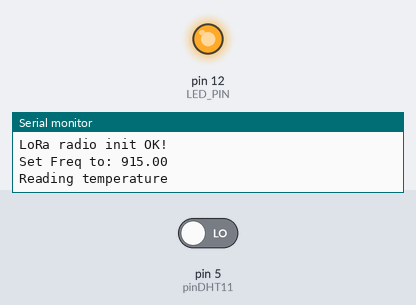
The sketch below on a simulated Arduino Uno, built with avr-gcc and run on an emulated ATmega328P. Shown: output pins drawn as LEDs (lit = HIGH), the last lines printed to the serial monitor. Inputs (shaded band) come from the test bench; at power-on: pin 5 (pinDHT11) LOW. No radio packets arrive unless stated; pins used as bus, display or sensor lines are not drawn.

Above: at 2.19 s.
At 4.3 s:
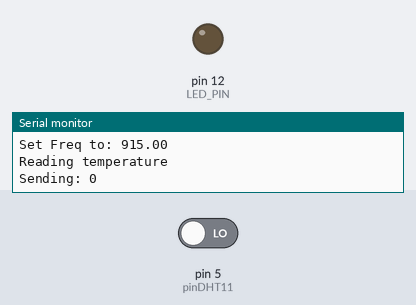
Timing chart, 0 to 7.5 s (numbered marks = the images above):
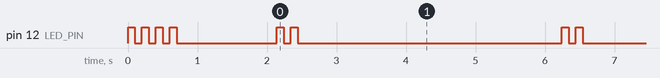

The sketch:

temp_plus_lora_radio_v1.ino
```cpp
// LoRa 9x_TX
// -*- mode: C++ -*-
// Example sketch showing how to create a simple messaging client (transmitter)
// with the RH_RF95 class. RH_RF95 class does not provide for addressing or
// reliability, so you should only use RH_RF95 if you do not need the higher
// level messaging abilities.
// It is designed to work with the other example LoRa9x_RX

#include <SPI.h>
#include <RH_RF95.h>
#include "TempatureSensor.h"
//arduino
// for DHT11,
//      VCC: 5V or 3V
//      GND: GND
//      DATA: 2

//use with adafruit adalogger
// for DHT11,
//      VCC: 3.3V or 3V
//      GND: GND
//      DATA: 5

#define RFM95_CS 9
#define RFM95_RST 6
#define RFM95_INT 10
//OLD pinout
//----------------------------
// 13 - SCK
// 12 - MISO
// 11 - MOSI
// 10 - G0
// 09 - CS
// 06 - RST
// 05 - USED by humidiy sensor
//----------------------------

//Current pinout
//----------------------------
//SCK - SCK
//MISO - MISO
//MOSI - MOSI
// 12 - +LED indecator
// 10 - G0 (INT a interrupt pin)
// 09 - CS
// 06 - RST
// 05 - USED by humidiy sensor
//----------------------------

// Change to 434.0 or other frequency, must match RX's freq!
#define RF95_FREQ 915.0

// Singleton instance of the radio driver
RH_RF95 rf95(RFM95_CS, RFM95_INT);

int LED_PIN = 12;
int pinDHT11 = 5;//used with the temperature sensor


char * set_packet_message(String message, int packet_length) {
  if (message.length() > packet_length) {
    blink_code(6);
    Serial.print("Error: message is larger than packet size. must be under : in size");
    Serial.print(packet_length);
    Serial.print("in size");
    return "error";
  } else {
    const int PACKET_LENGTH = packet_length;
    char radiopacket[PACKET_LENGTH] = "70  100            ";
    //    itoa(packetnum++, radiopacket + 4, 10);
    //  Serial.print("Sending ");
    String message = "70";
    for (int i = 0; i < message.length() - 1; i++) {
      radiopacket[i] = message[i];
    }
    radiopacket[message.length()] = '\0';
    return radiopacket;
  }
}

// DHT11 sampling rate is 1HZ.

TempatureSensor sensor(pinDHT11);
void setup()
{

  pinMode(LED_PIN, OUTPUT);
  blink_code(4);
  pinMode(RFM95_RST, OUTPUT);
  digitalWrite(RFM95_RST, HIGH);

  //  while (!Serial);
  Serial.begin(9600);
  delay(100);

  Serial.println("Arduino LoRa TX Test!");

  // manual reset
  digitalWrite(RFM95_RST, LOW);
  delay(10);
  digitalWrite(RFM95_RST, HIGH);
  delay(10);

  while (!rf95.init()) {
    Serial.println("LoRa radio init failed");
    while (1);
  }
  Serial.println("LoRa radio init OK!");

  // Defaults after init are 434.0MHz, modulation GFSK_Rb250Fd250, +13dbM
  if (!rf95.setFrequency(RF95_FREQ)) {
    Serial.println("setFrequency failed");
    while (1);
  }
  Serial.print("Set Freq to: "); Serial.println(RF95_FREQ);

  // Defaults after init are 434.0MHz, 13dBm, Bw = 125 kHz, Cr = 4/5, Sf = 128chips/symbol, CRC on

  // The default transmitter power is 13dBm, using PA_BOOST.
  // If you are using RFM95/96/97/98 modules which uses the PA_BOOST transmitter pin, then
  // you can set transmitter powers from 5 to 23 dBm:
  rf95.setTxPower(23, false);
}

int16_t packetnum = 99;  // packet counter, we increment per xmission

void loop()
{
  if (sensor.update()) {
    int temp = sensor.read();

    const int PACKET_LENGTH = 20;
    char radiopacket[PACKET_LENGTH] = "70  100            ";
    itoa(temp, radiopacket, 10);
    //  Serial.print("Sending ");
//    String message = "70";
//    for (int i = 0; i <= message.length() - 1; i++) {
//      radiopacket[i] = message[i];
//    }

    blink_code(2);
    Serial.print("Sending: "); Serial.println(radiopacket);
    delay(10);
    rf95.send((uint8_t *)radiopacket, 20);

    //  Serial.print(".");
    delay(10);
    rf95.waitPacketSent();
    // Now wait for a reply
    //  uint8_t buf[RH_RF95_MAX_MESSAGE_LEN];
    //  uint8_t len = sizeof(buf);

    //  Serial.println("."); delay(10);

    delay(2000);
  }
}


// blink out an error code
void blink_code(uint8_t errno) {

  uint8_t i;
  for (i = 0; i < errno; i++) {
    digitalWrite(LED_PIN, HIGH);
    delay(100);
    digitalWrite(LED_PIN, LOW);
    delay(100);
  }
  for (i = errno; i < 10; i++) {
    delay(200);
  }
}
```

SimpleDHT_LOCAL_VERSION.cpp
```cpp
// (licence header left out)
#include "SimpleDHT_LOCAL_VERSION.h"

int SimpleDHT11::confirm(int pin, int us, byte level) {
    // wait one more count to ensure.
    int cnt = us / 10 + 1;

    bool ok = false;
    for (int i = 0; i < cnt; i++) {
        if (digitalRead(pin) != level) {
            ok = true;
            break;
        }
        delayMicroseconds(10);
    }

    if (!ok) {
        return -1;
    }
    return 0;
}

byte SimpleDHT11::bits2byte(byte data[8]) {
    byte v = 0;
    for (int i = 0; i < 8; i++) {
        v += data[i] << (7 - i);
    }
    return v;
}

int SimpleDHT11::sample(int pin, byte data[40]) {
    // empty output data.
    memset(data, 0, 40);

    // notify DHT11 to start:
    //    1. PULL LOW 20ms.
    //    2. PULL HIGH 20-40us.
    //    3. SET TO INPUT.
    pinMode(pin, OUTPUT);
    digitalWrite(pin, LOW);
    delay(20);
    digitalWrite(pin, HIGH);
    delayMicroseconds(30);
    pinMode(pin, INPUT);

    // DHT11 starting:
    //    1. PULL LOW 80us
    //    2. PULL HIGH 80us
    if (confirm(pin, 80, LOW)) {
        return 100;
    }
    if (confirm(pin, 80, HIGH)) {
        return 101;
    }

    // DHT11 data transmite:
    //    1. 1bit start, PULL LOW 50us
    //    2. PULL HIGH 26-28us, bit(0)
    //    3. PULL HIGH 70us, bit(1)
    for (int j = 0; j < 40; j++) {
        if (confirm(pin, 50, LOW)) {
            return 102;
        }

        // read a bit, should never call method,
        // for the method call use more than 20us,
        // so it maybe failed to detect the bit0.
        bool ok = false;
        int tick = 0;
        for (int i = 0; i < 8; i++, tick++) {
            if (digitalRead(pin) != HIGH) {
                ok = true;
                break;
            }
            delayMicroseconds(10);
        }
        if (!ok) {
            return 103;
        }
        data[j] = (tick > 3? 1:0);
    }

    // DHT11 EOF:
    //    1. PULL LOW 50us.
    if (confirm(pin, 50, LOW)) {
        return 104;
    }

    return 0;
}

int SimpleDHT11::parse(byte data[40], byte* ptemperature, byte* phumidity) {
    byte humidity = bits2byte(data);
    byte humidity2 = bits2byte(data + 8);
    byte temperature = bits2byte(data + 16);
    byte temperature2 = bits2byte(data + 24);
    byte check = bits2byte(data + 32);
    byte expect = humidity + humidity2 + temperature + temperature2;
    if (check != expect) {
        return 105;
    }
    *ptemperature = temperature;
    *phumidity = humidity;
    return 0;
}

int SimpleDHT11::read(int pin, byte* ptemperature, byte* phumidity, byte pdata[40]) {
    int ret = 0;

    byte data[40] = {0};
    if ((ret = sample(pin, data)) != 0) {
        return ret;
    }

    byte temperature = 0;
    byte humidity = 0;
    if ((ret = parse(data, &temperature, &humidity)) != 0) {
        return ret;
    }

    if (pdata) {
        memcpy(pdata, data, 40);
    }
    if (ptemperature) {
        *ptemperature = temperature;
    }
    if (phumidity) {
        *phumidity = humidity;
    }

    return ret;
}
```

SimpleDHT_LOCAL_VERSION.h
```cpp
// (licence header left out)
#ifndef __SIMPLE_DHT_H
#define __SIMPLE_DHT_H

#include <Arduino.h>

/*
    Simple DHT11

    Simple, Stable and Fast DHT11 library.

    The circuit:
    * VCC: 5V or 3V
    * GND: GND
    * DATA: Digital ping, for example, 2.

    23 Jan 2016 By winlin <winlin@vip.126.com>

    https://github.com/winlinvip/SimpleDHT#usage

*/
class SimpleDHT11 {
public:
    // to read from dht11.
    // @param pin the DHT11 pin.
    // @param ptemperature output, NULL to igore.
    // @param phumidity output, NULL to ignore.
    // @param pdata output 40bits sample, NULL to ignore.
    // @remark the min delay for this method is 1s.
    int read(int pin, byte* ptemperature, byte* phumidity, byte pdata[40]);
private:
    // confirm the OUTPUT is level in us,
    // for example, when DHT11 start sample, it will
    //    1. PULL LOW 80us, call confirm(pin, 80, LOW)
    //    2. PULL HIGH 80us, call confirm(pin, 80, HIGH)
    // @return 0 success; oterwise, error.
    // @remark should never used to read bits,
    //    for function call use more time, maybe never got bit0.
    // @remark please use simple_dht11_read().
    int confirm(int pin, int us, byte level);
    // @data the bits of a byte.
    // @remark please use simple_dht11_read().
    byte bits2byte(byte data[8]);
    // read temperature and humidity from dht11.
    // @param pin the pin for DHT11, for example, 2.
    // @param data a byte[40] to read bits to 5bytes.
    // @return 0 success; otherwise, error.
    // @remark please use simple_dht11_read().
    int sample(int pin, byte data[40]);
    // parse the 40bits data to temperature and humidity.
    // @remark please use simple_dht11_read().
    int parse(byte data[40], byte* ptemperature, byte* phumidity);
};

#endif
```

TempatureSensor.cpp
```cpp
#include "Arduino.h"
#include "TempatureSensor.h"
#include "SimpleDHT_LOCAL_VERSION.h"

TempatureSensor::TempatureSensor(int pin)
{
  pinMode(pin, OUTPUT);
  _pin = pin;
  //instancate temperature sensor, and set to local variable
  SimpleDHT11 dht11;
  tempsensor =  dht11;

}
int TempatureSensor::read(){
  return temp;
}

bool TempatureSensor::isUpdated(){
  return updated;
}
//NOTE :DHT11 sampling rate is 1HZ.
void TempatureSensor::_update()
{
  Serial.println("Reading temperature");
  byte temperature = 0;
  byte humidity = 0;
  //note: the sensor only reads every 1 second, so dont set
  //tempature_val untill it gets a new reading,(just return out of
  //the function
  if (tempsensor.read(_pin, &temperature, &humidity, NULL)) {
    updated = true;
    return ;
  }
  updated = false;
  temp =  (int)temperature;
}
bool TempatureSensor::update()
{
  _update();
  return updated;
}
```

TempatureSensor.h
```cpp
//  TempatureSensor wrapper around the dhll library
//   Created by Oran C, 2020/03/07
//   Released into the public domain.

#ifndef TempatureSensor_h
#define TempatureSensor_h

#include "Arduino.h"
#include "SimpleDHT_LOCAL_VERSION.h"

class TempatureSensor
{
  public:
    TempatureSensor(int pin);
    bool update();
    int read();
    bool isUpdated();
  private:
    void _update();
    int _pin;
    int temp;
    bool updated;
    SimpleDHT11 tempsensor;
};

#endif
```

Measured:
- by itself, pin 12 (LED_PIN): HIGH → LOW at 0.10 s, → HIGH 0.10 s later, → LOW 0.10 s later, → HIGH 0.10 s later, … (135 changes in this stretch)
- by itself, everything shown: repeats every 4.1 s, in 4 steps
